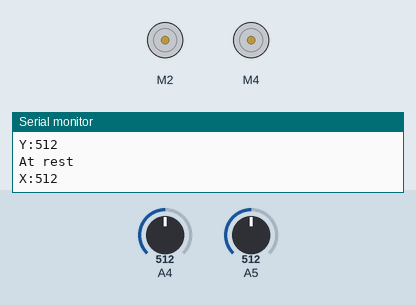
A sketch run on a simulated Arduino Uno, built with avr-gcc and run on an emulated ATmega328P. Shown: 2 × DC motor (green arrow = forward, orange = backward, longer = faster), the last lines printed to the serial monitor. The test bench sets the inputs (shaded band); at power-on: A4 = 512, A5 = 512.

Above: at 1.2 s.
1.3 s: A4 set to 684
4.3 s: A4 set to 717
At 5.4 s:
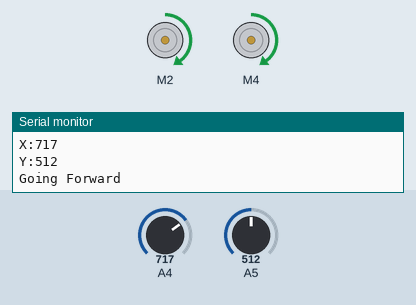
5.8 s: A4 set to 290
At 6.8 s:
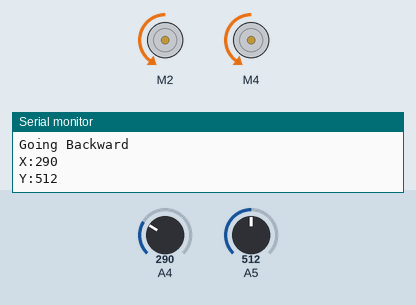
7.3 s: A4 set to 313
At 7.6 s:
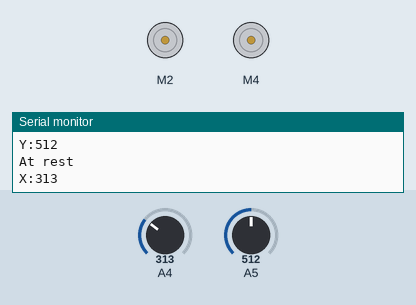
8.8 s: A5 set to 693
11.8 s: A5 set to 710
At 12.3 s:
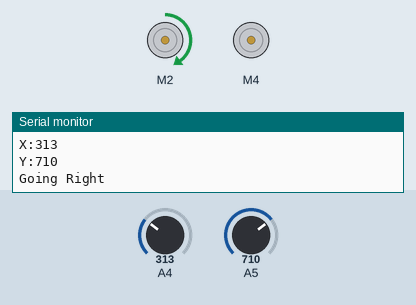
Timing chart, 0 to 14.3 s (numbered marks = the images above; inputs shaded):
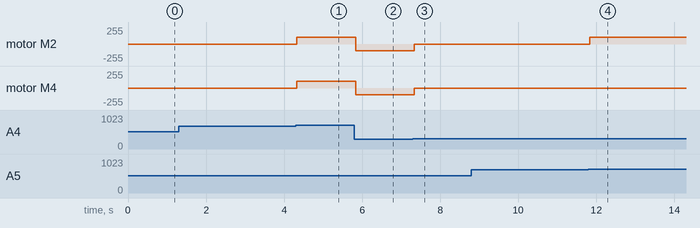

The sketch:

JoyStickRobot.ino
```cpp
#include<AFMotor.h>
AF_DCMotor motorLeft(2);
AF_DCMotor motorRight(4);

void setup() {
  // put your setup code here, to run once:
  Serial.begin(9600);
  pinMode(A4, INPUT);
  pinMode(A5, INPUT);
  motorLeft.setSpeed(100);
  motorRight.setSpeed(100);
}

void loop() {
  // put your main code here, to run repeatedly:
  int xValue = analogRead(A4);
  int yValue = analogRead(A5);
  Serial.print("X:");
  Serial.println(xValue);
  Serial.print("Y:");
  Serial.println(yValue);
  //delay(500);

  if (xValue > 700) {
    motorLeft.run(FORWARD);
    motorRight.run(FORWARD);
    Serial.println("Going Forward");
  }
  else if (xValue < 300) {
    motorLeft.run(BACKWARD);
    motorRight.run(BACKWARD);
    Serial.println("Going Backward");
  }
  else if (yValue > 700) {
    motorLeft.run(FORWARD);
    motorRight.run(RELEASE);
    Serial.println("Going Right");
  }
  else if (yValue < 300) {
    motorLeft.run(RELEASE);
    motorRight.run(FORWARD);
    Serial.println("Going Left");
  }

  else {
    motorLeft.run(RELEASE);
    motorRight.run(RELEASE);
    Serial.println("At rest");
  }
}
```

Measured:
- the behaviour switches between 700 and 701 on A4 (found by bisection; images 0 and 1)
- the behaviour switches between 299 and 300 on A4 (found by bisection; images 2 and 3)
- the behaviour switches between 700 and 701 on A5 (found by bisection; images 3 and 4)
- after the input at 4.3 s, motor M2, motor M4: stopped → forward 100/255 at once
- after the input at 5.8 s, motor M2, motor M4: forward 100/255 → backward 100/255 at once
- after the input at 7.3 s, motor M2, motor M4: backward 100/255 → stopped at once
- after the input at 11.8 s, motor M2: stopped → forward 100/255 at once
